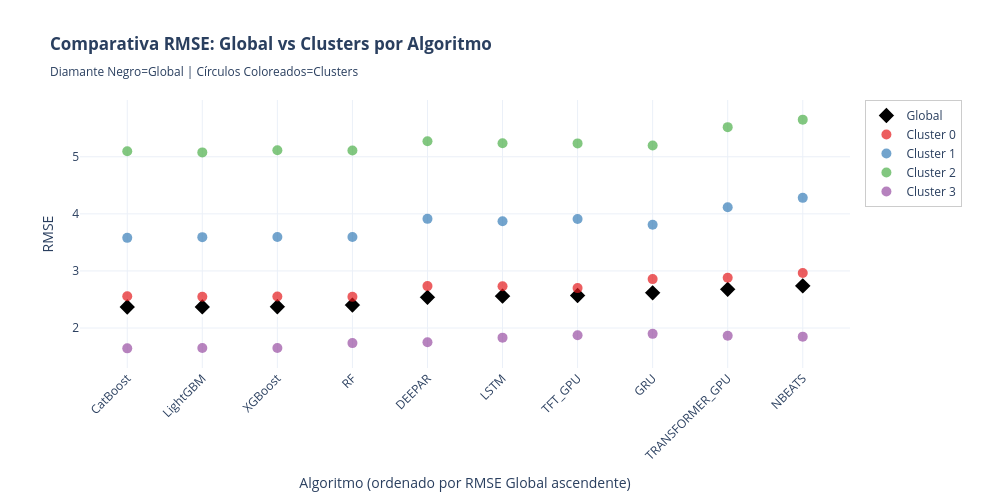

The notebook cell this image was saved under:
### Code cell
# ============================================================================
# GRÁFICO SCATTER: ALGORITMOS vs RMSE - GLOBAL Y POR CLUSTER
# ============================================================================

print("\n" + "="*100)
print("📊 GRÁFICO SCATTER: RMSE POR ALGORITMO - GLOBAL Y CLUSTERS")
print("="*100)

import plotly.graph_objects as go
import plotly.express as px

# Algoritmos a excluir
ALGORITMOS_EXCLUIR_SCATTER = ['NAIVE', 'MEDIA7']

# 1. Obtener datos GLOBAL (NDetalle == 'Global', Cluster IS NULL)
df_global_rmse = df_resultados_consolidados[
    (df_resultados_consolidados['NDetalle'] == 'Global') &
    (df_resultados_consolidados['Cluster'].isna()) &
    (df_resultados_consolidados['Producto'].isna())
].copy()

# Filtrar algoritmos a excluir
df_global_rmse = df_global_rmse[~df_global_rmse['Algoritmo'].isin(ALGORITMOS_EXCLUIR_SCATTER)].copy()
df_global_rmse = df_global_rmse[~df_global_rmse['Algoritmo'].isin(['NAIVE', 'MEDIA7'])].copy()
df_global_rmse['Nivel'] = 'Global'

# 2. Obtener datos por CLUSTER (NDetalle == 'Global', Cluster NOT NULL)
df_cluster_rmse = df_resultados_consolidados[
    (df_resultados_consolidados['NDetalle'] == 'Global') &
    (df_resultados_consolidados['Cluster'].notna()) &
    (df_resultados_consolidados['Producto'].isna())
].copy()

# Filtrar algoritmos a excluir
df_cluster_rmse = df_cluster_rmse[~df_cluster_rmse['Algoritmo'].isin(ALGORITMOS_EXCLUIR_SCATTER)].copy()
df_cluster_rmse = df_cluster_rmse[~df_cluster_rmse['Algoritmo'].isin(['NAIVE', 'MEDIA7'])].copy()
df_cluster_rmse['Nivel'] = 'Cluster ' + df_cluster_rmse['Cluster'].astype(int).astype(str)

# Combinar datos
df_scatter_data = pd.concat([df_global_rmse, df_cluster_rmse], ignore_index=True)

# Crear figura con plotly
fig_scatter = go.Figure()

# Colores para Global y cada cluster
colores_clusters = px.colors.qualitative.Set1
color_global = 'black'

# Obtener orden de algoritmos según RMSE global (creciente)
algoritmos_ordenados = df_global_rmse.sort_values('RMSE')['Algoritmo'].unique()

# Agregar punto Global para cada algoritmo (en orden)
for algoritmo in algoritmos_ordenados:
    df_algo_global = df_global_rmse[df_global_rmse['Algoritmo'] == algoritmo]
    fig_scatter.add_trace(
        go.Scatter(
            x=df_algo_global['Algoritmo'],
            y=df_algo_global['RMSE'],
            mode='markers',
            name='Global',
            marker=dict(
                size=14,
                color=color_global,
                symbol='diamond',
                line=dict(color='white', width=2)
            ),
            showlegend=(algoritmo == algoritmos_ordenados[0]),
            hovertemplate=f'<b>{algoritmo}</b><br>Nivel: Global<br>RMSE: %{{y:.4f}}<extra></extra>'
        )
    )

# Obtener clusters únicos y asignar colores
clusters_unicos = sorted(df_cluster_rmse['Cluster'].unique())
color_map = {cluster: colores_clusters[idx % len(colores_clusters)] 
             for idx, cluster in enumerate(clusters_unicos)}

# Agregar puntos para cada cluster (usando orden de algoritmos)
for cluster in clusters_unicos:
    df_cluster_data = df_cluster_rmse[df_cluster_rmse['Cluster'] == cluster]
    
    fig_scatter.add_trace(
        go.Scatter(
            x=df_cluster_data['Algoritmo'],
            y=df_cluster_data['RMSE'],
            mode='markers',
            name=f'Cluster {int(cluster)}',
            marker=dict(
                size=10,
                color=color_map[cluster],
                symbol='circle',
                opacity=0.7
            ),
            hovertemplate=f'<b>Cluster {int(cluster)}</b><br>%{{x}}<br>RMSE: %{{y:.4f}}<extra></extra>'
        )
    )

# Configurar layout con orden de algoritmos en eje X
fig_scatter.update_layout(
    title='<b>Comparativa RMSE: Global vs Clusters por Algoritmo</b><br><sub>Diamante Negro=Global | Círculos Coloreados=Clusters</sub>',
    xaxis_title='Algoritmo (ordenado por RMSE Global ascendente)',
    yaxis_title='RMSE',
    height=500,
    width=1000,
    template='plotly_white',
    hovermode='closest',
    legend=dict(
        orientation='v',
        yanchor='top',
        y=1,
        xanchor='left',
        x=1.02,
        bgcolor='rgba(255, 255, 255, 0.8)',
        bordercolor='rgba(0, 0, 0, 0.2)',
        borderwidth=1
    ),
    xaxis=dict(
        tickangle=-45,
        categoryorder='array',
        categoryarray=list(algoritmos_ordenados)
    ),
    margin=dict(b=100, r=150)
)

fig_scatter.show()

print(f"\n✅ Gráfico generado:")
print(f"   - Algoritmos: {len(df_global_rmse['Algoritmo'].unique())} (excluidos: {', '.join(ALGORITMOS_EXCLUIR_SCATTER)})")
print(f"   - Clusters: {len(clusters_unicos)}")
print(f"   - Diamante Negro: Rendimiento Global")
print(f"   - Círculos: Rendimiento por Cluster")

### Figure 1 — Plotly figure (JSON) as saved in the notebook; plotly's stock layout.template omitted (floating-point values rounded to 4 significant figures)
{"data": [{"hovertemplate": "<b>CatBoost</b><br>Nivel: Global<br>RMSE: %{y:.4f}<extra></extra>", "marker": {"color": "black", "line": {"color": "white", "width": 2}, "size": 14, "symbol": "diamond"}, "mode": "markers", "name": "Global", "showlegend": true, "type": "scatter", "x": ["CatBoost"], "y": [2.368]}, {"hovertemplate": "<b>LightGBM</b><br>Nivel: Global<br>RMSE: %{y:.4f}<extra></extra>", "marker": {"color": "black", "line": {"color": "white", "width": 2}, "size": 14, "symbol": "diamond"}, "mode": "markers", "name": "Global", "showlegend": false, "type": "scatter", "x": ["LightGBM"], "y": [2.368]}, {"hovertemplate": "<b>XGBoost</b><br>Nivel: Global<br>RMSE: %{y:.4f}<extra></extra>", "marker": {"color": "black", "line": {"color": "white", "width": 2}, "size": 14, "symbol": "diamond"}, "mode": "markers", "name": "Global", "showlegend": false, "type": "scatter", "x": ["XGBoost"], "y": [2.372]}, {"hovertemplate": "<b>RF</b><br>Nivel: Global<br>RMSE: %{y:.4f}<extra></extra>", "marker": {"color": "black", "line": {"color": "white", "width": 2}, "size": 14, "symbol": "diamond"}, "mode": "markers", "name": "Global", "showlegend": false, "type": "scatter", "x": ["RF"], "y": [2.402]}, {"hovertemplate": "<b>DEEPAR</b><br>Nivel: Global<br>RMSE: %{y:.4f}<extra></extra>", "marker": {"color": "black", "line": {"color": "white", "width": 2}, "size": 14, "symbol": "diamond"}, "mode": "markers", "name": "Global", "showlegend": false, "type": "scatter", "x": ["DEEPAR"], "y": [2.538]}, {"hovertemplate": "<b>LSTM</b><br>Nivel: Global<br>RMSE: %{y:.4f}<extra></extra>", "marker": {"color": "black", "line": {"color": "white", "width": 2}, "size": 14, "symbol": "diamond"}, "mode": "markers", "name": "Global", "showlegend": false, "type": "scatter", "x": ["LSTM"], "y": [2.558]}, {"hovertemplate": "<b>TFT_GPU</b><br>Nivel: Global<br>RMSE: %{y:.4f}<extra></extra>", "marker": {"color": "black", "line": {"color": "white", "width": 2}, "size": 14, "symbol": "diamond"}, "mode": "markers", "name": "Global", "showlegend": false, "type": "scatter", "x": ["TFT_GPU"], "y": [2.57]}, {"hovertemplate": "<b>GRU</b><br>Nivel: Global<br>RMSE: %{y:.4f}<extra></extra>", "marker": {"color": "black", "line": {"color": "white", "width": 2}, "size": 14, "symbol": "diamond"}, "mode": "markers", "name": "Global", "showlegend": false, "type": "scatter", "x": ["GRU"], "y": [2.617]}, {"hovertemplate": "<b>TRANSFORMER_GPU</b><br>Nivel: Global<br>RMSE: %{y:.4f}<extra></extra>", "marker": {"color": "black", "line": {"color": "white", "width": 2}, "size": 14, "symbol": "diamond"}, "mode": "markers", "name": "Global", "showlegend": false, "type": "scatter", "x": ["TRANSFORMER_GPU"], "y": [2.678]}, {"hovertemplate": "<b>NBEATS</b><br>Nivel: Global<br>RMSE: %{y:.4f}<extra></extra>", "marker": {"color": "black", "line": {"color": "white", "width": 2}, "size": 14, "symbol": "diamond"}, "mode": "markers", "name": "Global", "showlegend": false, "type": "scatter", "x": ["NBEATS"], "y": [2.739]}, {"hovertemplate": "<b>Cluster 0</b><br>%{x}<br>RMSE: %{y:.4f}<extra></extra>", "marker": {"color": "rgb(228,26,28)", "opacity": 0.7, "size": 10, "symbol": "circle"}, "mode": "markers", "name": "Cluster 0", "type": "scatter", "x": ["CatBoost", "DEEPAR", "GRU", "LightGBM", "LSTM", "NBEATS", "RF", "TFT_GPU", "TRANSFORMER_GPU", "XGBoost"], "y": [2.557, 2.734, 2.857, 2.549, 2.732, 2.963, 2.546, 2.699, 2.879, 2.553]}, {"hovertemplate": "<b>Cluster 1</b><br>%{x}<br>RMSE: %{y:.4f}<extra></extra>", "marker": {"color": "rgb(55,126,184)", "opacity": 0.7, "size": 10, "symbol": "circle"}, "mode": "markers", "name": "Cluster 1", "type": "scatter", "x": ["CatBoost", "DEEPAR", "GRU", "LightGBM", "LSTM", "NBEATS", "RF", "TFT_GPU", "TRANSFORMER_GPU", "XGBoost"], "y": [3.579, 3.912, 3.809, 3.592, 3.87, 4.28, 3.596, 3.909, 4.114, 3.593]}, {"hovertemplate": "<b>Cluster 2</b><br>%{x}<br>RMSE: %{y:.4f}<extra></extra>", "marker": {"color": "rgb(77,175,74)", "opacity": 0.7, "size": 10, "symbol": "circle"}, "mode": "markers", "name": "Cluster 2", "type": "scatter", "x": ["CatBoost", "DEEPAR", "GRU", "LightGBM", "LSTM", "NBEATS", "RF", "TFT_GPU", "TRANSFORMER_GPU", "XGBoost"], "y": [5.098, 5.272, 5.197, 5.076, 5.236, 5.65, 5.109, 5.234, 5.519, 5.115]}, {"hovertemplate": "<b>Cluster 3</b><br>%{x}<br>RMSE: %{y:.4f}<extra></extra>", "marker": {"color": "rgb(152,78,163)", "opacity": 0.7, "size": 10, "symbol": "circle"}, "mode": "markers", "name": "Cluster 3", "type": "scatter", "x": ["CatBoost", "DEEPAR", "GRU", "LightGBM", "LSTM", "NBEATS", "RF", "TFT_GPU", "TRANSFORMER_GPU", "XGBoost"], "y": [1.644, 1.75, 1.897, 1.648, 1.831, 1.849, 1.736, 1.873, 1.864, 1.65]}], "layout": {"height": 500, "hovermode": "closest", "legend": {"bgcolor": "rgba(255, 255, 255, 0.8)", "bordercolor": "rgba(0, 0, 0, 0.2)", "borderwidth": 1, "orientation": "v", "x": 1.02, "xanchor": "left", "y": 1, "yanchor": "top"}, "margin": {"b": 100, "r": 150}, "title": {"text": "<b>Comparativa RMSE: Global vs Clusters por Algoritmo</b><br><sub>Diamante Negro=Global | Círculos Coloreados=Clusters</sub>"}, "width": 1000, "xaxis": {"categoryarray": ["CatBoost", "LightGBM", "XGBoost", "RF", "DEEPAR", "LSTM", "TFT_GPU", "GRU", "TRANSFORMER_GPU", "NBEATS"], "categoryorder": "array", "tickangle": -45, "title": {"text": "Algoritmo (ordenado por RMSE Global ascendente)"}}, "yaxis": {"title": {"text": "RMSE"}}}}
